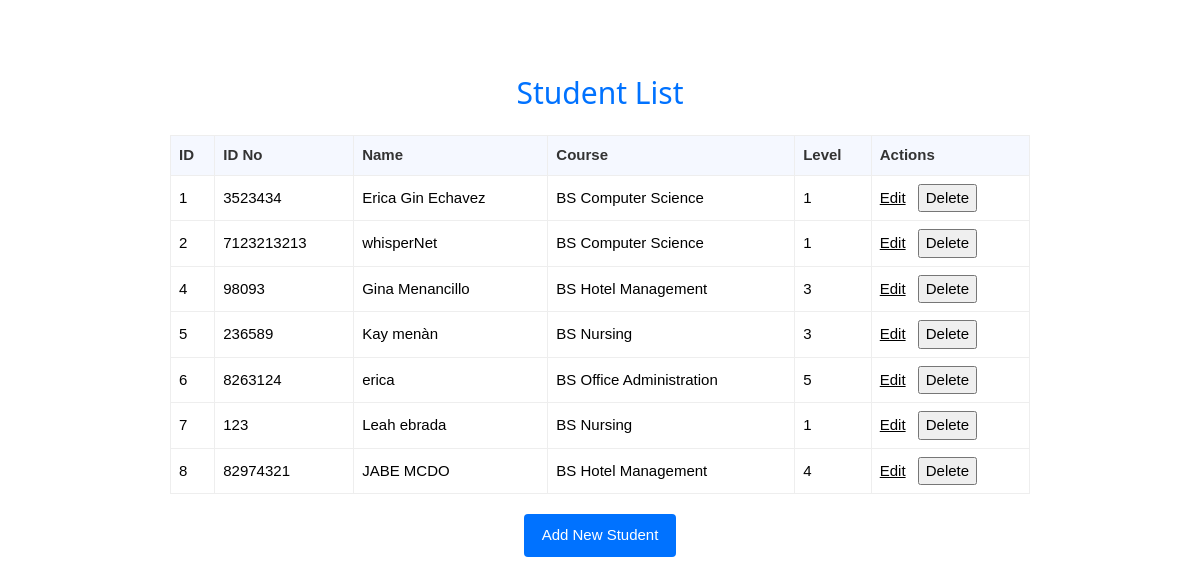
/list, run on an earlier commit of the app's database.
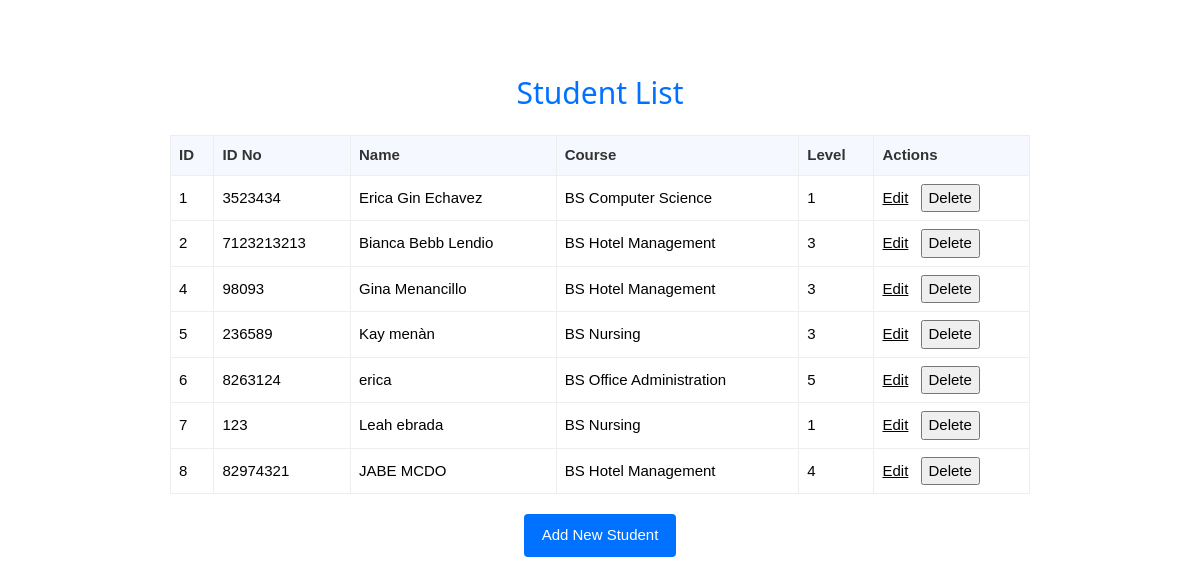
And on a later commit of the database.
### tables this page shows
CREATE TABLE student (
            id INTEGER PRIMARY KEY AUTOINCREMENT,
            idno INTEGER,
            name VARCHAR(100),
            course VARCHAR(50),
            level INTEGER
        );

### app.py (the view)
@app.route("/list")
def view_list():
    conn = sqlite3.connect(DB_NAME)
    conn.row_factory = sqlite3.Row
    cursor = conn.cursor()
    students = cursor.execute("SELECT * FROM student").fetchall()
    conn.close()
    return render_template("list.html", students=students)

### templates/list.html (shortened to what this page needs)
{% extends 'base.html' %}
{% block content %}
<div style="max-width:900px;margin:40px auto;padding:20px;">
    <h2 style="text-align:center;color:#0072ff;margin-bottom:20px;">Student List</h2>
    {% if students|length == 0 %}
        <div style="text-align:center;color:#666;padding:30px;border:1px dashed #ddd;">No students found.</div>
    {% else %}
    <div class="table-wrapper" style="overflow-x:auto;-webkit-overflow-scrolling:touch;">
    <table style="width:100%;border-collapse:collapse;min-width:640px;">
        <thead>
            <tr style="background:#f5f8ff;color:#333;text-align:left;">
                <th style="padding:8px;border:1px solid #eee;">ID</th>
                <th style="padding:8px;border:1px solid #eee;">ID No</th>
                <th style="padding:8px;border:1px solid #eee;">Name</th>
                <th style="padding:8px;border:1px solid #eee;">Course</th>
                <th style="padding:8px;border:1px solid #eee;">Level</th>
                <th style="padding:8px;border:1px solid #eee;">Actions</th>
            </tr>
        </thead>
        <tbody>
            {% for s in students %}
            <tr>
                <td style="padding:8px;border:1px solid #eee;">{{ s['id'] }}</td>
                <td style="padding:8px;border:1px solid #eee;">{{ s['idno'] }}</td>
                <td style="padding:8px;border:1px solid #eee;">{{ s['name'] }}</td>
                <td style="padding:8px;border:1px solid #eee;">{{ s['course'] }}</td>
                <td style="padding:8px;border:1px solid #eee;">{{ s['level'] }}</td>
                <td style="padding:8px;border:1px solid #eee;white-space:nowrap;">
                    <a href="{{ url_for('edit_student', student_id=s['id']) }}" class="btn-edit">Edit</a>
                    <form method="POST" action="{{ url_for('delete_student', student_id=s['id']) }}" style="display:inline;margin-left:8px;" onsubmit="return confirm('Delete this student?');">
                        <button type="submit" class="btn-delete">Delete</button>
                    </form>
                </td>
            </tr>
            {% endfor %}
        </tbody>
    </table>
    </div>
    {% endif %}
    <div style="margin-top:20px;text-align:center;">
        <a href="/" style="display:inline-block;padding:10px 18px;background:#0072ff;color:#fff;border-radius:4px;text-decoration:none;">Add New Student</a>
    </div>
</div>
{% endblock %}

### templates/base.html (shortened to what this page needs)
<!DOCTYPE html>
<html>
<head>
    <link rel="stylesheet" href="{{ url_for('static', filename='w3.css') }}">
</head>
<body>
    {% block content %}
    {% endblock %}
</body>
</html>

### static/w3.css (style rules this page uses)
*,*:before,*:after { box-sizing:inherit }
html { -ms-text-size-adjust:100%;-webkit-text-size-adjust:100% }
body { margin:0 }
a { background-color:transparent }
button,input,select,textarea,optgroup { font:inherit;margin:0 }
button,input { overflow:visible }
button,select { text-transform:none }
button,[type=button],[type=reset],[type=submit] { -webkit-appearance:button }
html,body { font-family:Verdana,sans-serif;font-size:15px;line-height:1.5 }
html { overflow-x:hidden }
h2 { font-size:30px }
h1,h2,h3,h4,h5,h6 { font-family:"Segoe UI",Arial,sans-serif;font-weight:400;margin:10px 0 }
a { color:inherit }

What changed in the data, as far as the page shows it:
changed student id 2: name "whisperNet" → "Bianca Bebb Lendio"; course "BS Computer Science" → "BS Hotel Management"; level "1" → "3"
